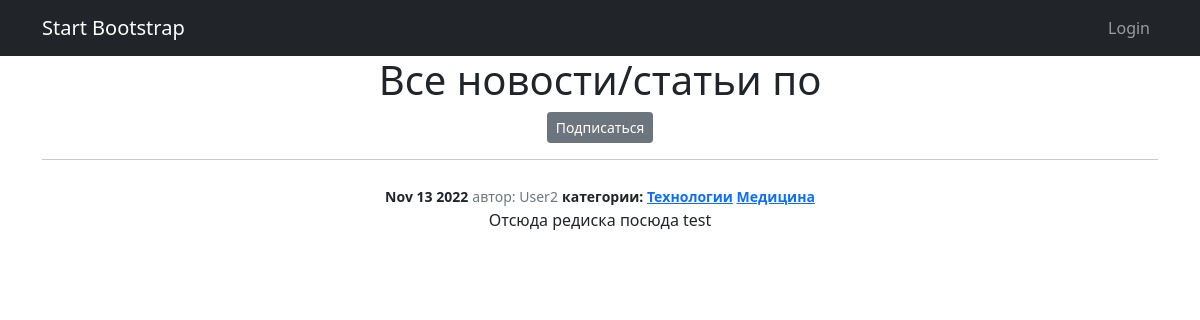
/news/categories/3, run on an earlier commit of the app's database.
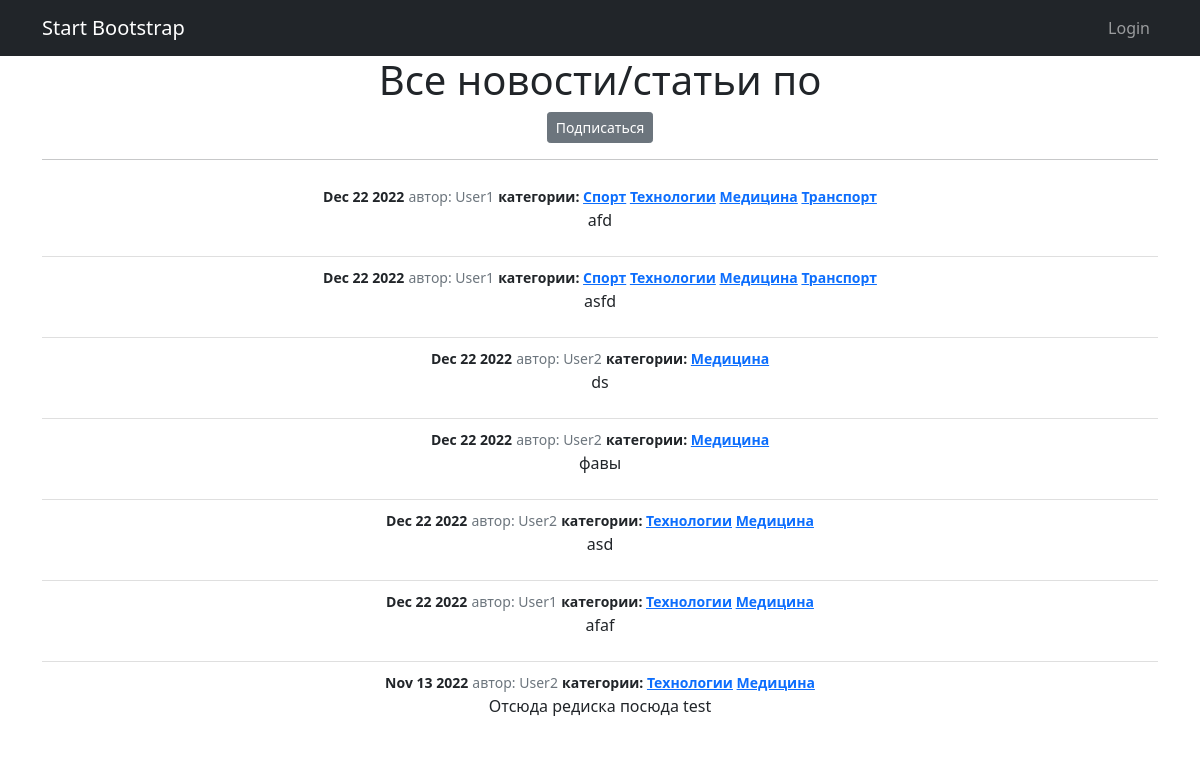
And on a later commit of the database.
### news/models.py (models this page shows, shortened)
class Post(models.Model):
    title = models.CharField(max_length=255)
    text = models.TextField()
    type = models.CharField(max_length=2, choices=POST_TYPE, default=POST_NEWS)
    create_date_time = models.DateTimeField(auto_now_add=True)
    _rating = models.IntegerField(default=0, db_column='rating')
    author = models.ForeignKey(Author, on_delete=models.CASCADE)
    category = models.ManyToManyField(Category, through='PostCategory')
    @property
    def rating(self):
        return self._rating  # Заменить на расчет

class Author(models.Model):
    _rating = models.IntegerField(default=0, db_column='rating')
    user = models.OneToOneField(User, on_delete=models.CASCADE)
    @property
    def rating(self):
        return self._rating
    def __str__(self):
        return f'{self.user.username}'

class Category(models.Model):
    name = models.CharField(max_length=255, unique=True)
    subcribers = models.ManyToManyField(User, related_name='categories')
    def __str__(self):
        return self.name

### news/views.py (the view)
# urls.py: path('categories/<int:pk>', cache_page(300)(CategoryListView.as_view()), name='category_list'),
class CategoryListView(ListView):
    model = Post
    template_name = 'category_list.html'
    context_object_name = 'category_news_list'
    def get_queryset(self):
        self.category = get_object_or_404(Category, id=self.kwargs['pk'])
        queryset = Post.objects.filter(category=self.category).order_by('-create_date_time')
        return queryset
    def get_context_data(self, **kwargs):
        contex = super().get_context_data(**kwargs)
        contex['is_not_subscriber'] = self.request.user not in self.category.subcribers.all()
        contex['category'] = self.category
        return contex

### templates/category_list.html (shortened to what this page needs)
{% extends 'flatpages/default.html' %}
{% load custom_tags %}
{% block content %}
    <h1 class="text-center">Все новости/статьи по </h1>
    {% if is_not_subscriber %}
      <p class="text-center"><a href="{% url 'subscribe' category.id %}" class="btn btn-secondary btn-sm">Подписаться</a></p>
    {% else %}
      <p class="text-center"><a href="{% url 'unsubscribe' category.id %}" class="btn btn-secondary btn-sm">Отписаться</a></p>
    {% endif %}
    <hr>
    {% if category_news_list %}
        <ul class="list-group list-group-flush">
            {% for newspost in category_news_list %}
                <li class="list-group-item">
                    <small class="fw-bold">{{ newspost.create_date_time|date:'M d Y' }}</small>
                    <small class="text-muted">автор: {{ newspost.author }}</small>
                    <small class="fw-bold">категории:
                        {% for category in newspost.category.all %}
                            <a href="{% url 'category_list' category.id %}">{{ category }}</a>
                        {% endfor %}
                    </small>
                    <p>{{ newspost.text }}</p>
                </li>
            {% endfor %}
        </ul>
    {% else %}
        <h2>Пока нет новостей =(</h2>
    {% endif %}
{% endblock content %}

What changed in the data, as far as the page shows it:
added Post: create_date_time "Dec 22 2022", author "User1", text "afd", Category (name "Технологии"), Category (name "Медицина")
now on this page (row unchanged): Category: name "Спорт"
now on this page (row unchanged): Category: name "Транспорт"
added Post: create_date_time "Dec 22 2022", author "User1", text "asfd", Category (name "Технологии"), Category (name "Медицина")
added Post: create_date_time "Dec 22 2022", author "User2", text "ds", Category (name "Медицина")
added Post: create_date_time "Dec 22 2022", author "User2", text "фавы", Category (name "Медицина")
added Post: create_date_time "Dec 22 2022", author "User2", text "asd", Category (name "Технологии"), Category (name "Медицина")
added Post: create_date_time "Dec 22 2022", author "User1", text "afaf", Category (name "Технологии"), Category (name "Медицина")
